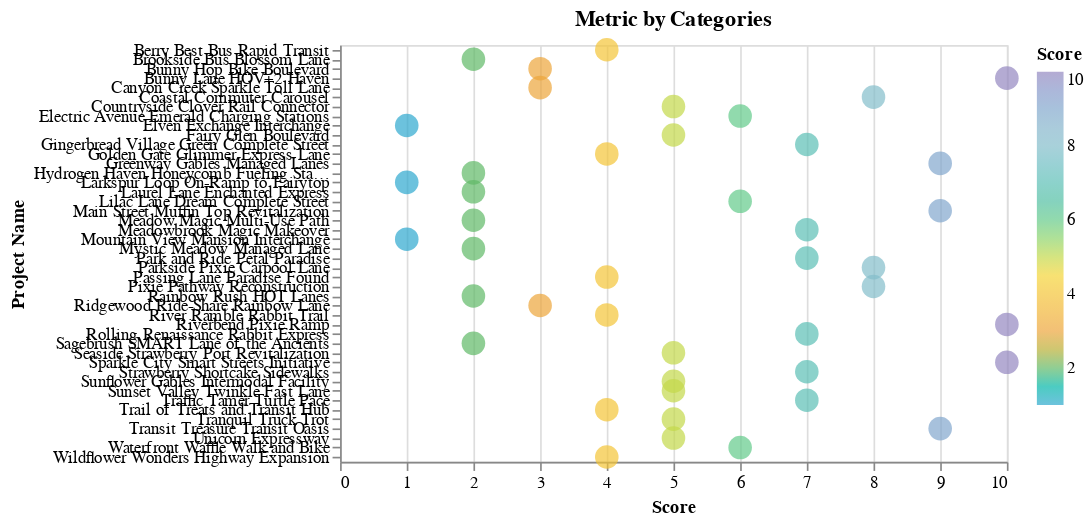

Here is the notebook cell this chart was saved with:
### Code cell
_starterkit_utils.create_metric_chart(df2)

### Figure 1 — Vega-Lite specification as saved in the notebook (floating-point values rounded to 4 significant figures; data arrays with more than 128 entries replaced by an {"elided": "..."} marker saying what was removed)
{"config": {"view": {"continuousWidth": 300, "continuousHeight": 300}}, "data": {"name": "data-20a9873949fab7f955304fceca89b0d6"}, "mark": {"type": "circle", "size": 200}, "encoding": {"color": {"field": "Score", "scale": {"range": ["#2EA8CE", "#EB9F3C", "#F4D837", "#51BF9D", "#8CBCCB", "#9487C0"]}, "type": "quantitative"}, "tooltip": [{"field": "CalTrans District", "type": "quantitative"}, {"field": "Project Name", "type": "nominal"}, {"field": "Metric", "type": "nominal"}, {"field": "Score", "type": "quantitative"}], "x": {"field": "Score", "scale": {"domain": [0, 10]}, "type": "quantitative"}, "y": {"field": "Project Name", "type": "nominal"}}, "height": 250, "params": [{"name": "param_1", "select": {"type": "point", "fields": ["Metric"]}, "bind": {"input": "select", "options": ["Accessibility Score", "DAC Accessibility Score", "DAC Traffic Impacts Score", "Freight Efficiency Score", "Freight Sustainability Score", "Mode Shift Score", "Landuse Natural Resources Score", "Safety Score", "VMT Score", "ZEV Score", "Public Engagement Score", "Climate Resilience Score", "Program Fit Score"], "name": "Metrics: "}, "value": "Accessibility Score"}], "title": "Metric by Categories", "transform": [{"filter": {"param": "param_1"}}], "width": 400, "$schema": "https://vega.github.io/schema/vega-lite/v5.17.0.json", "datasets": {"data-20a9873949fab7f955304fceca89b0d6": {"elided": "572 records"}}}
